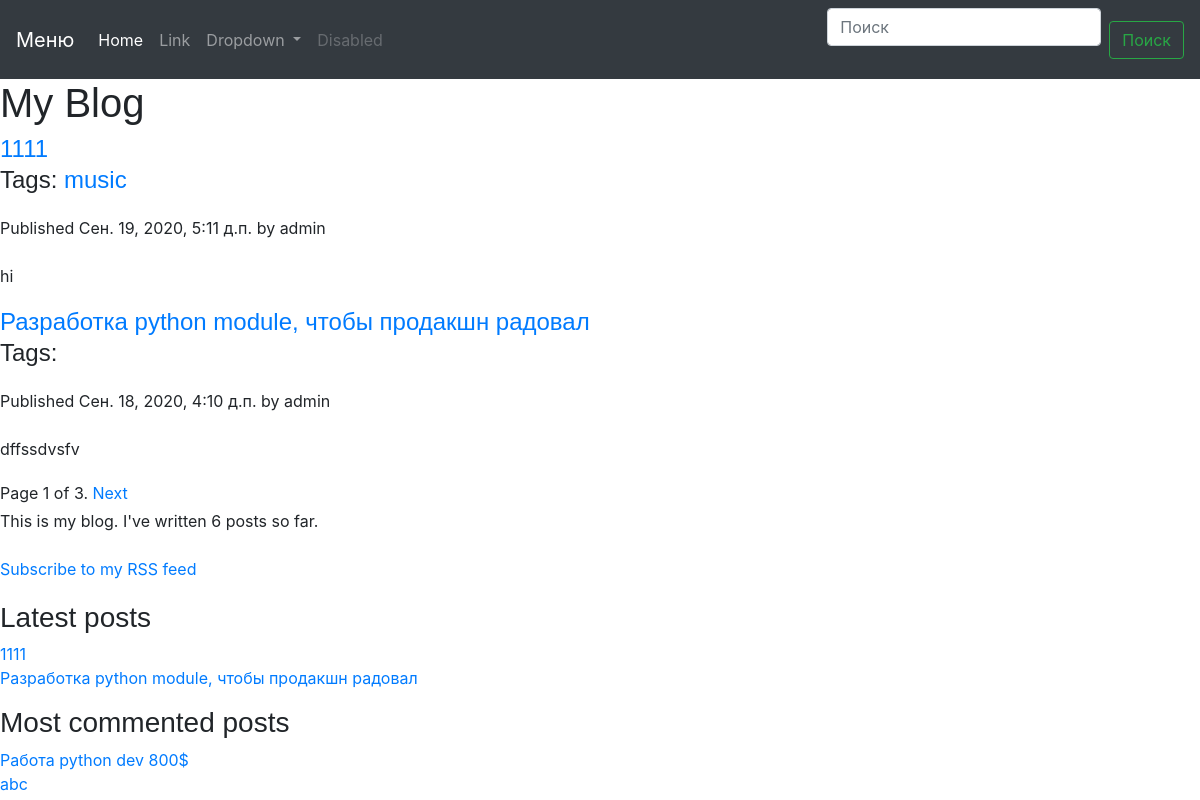
/blog/, run on an earlier commit of the app's database.
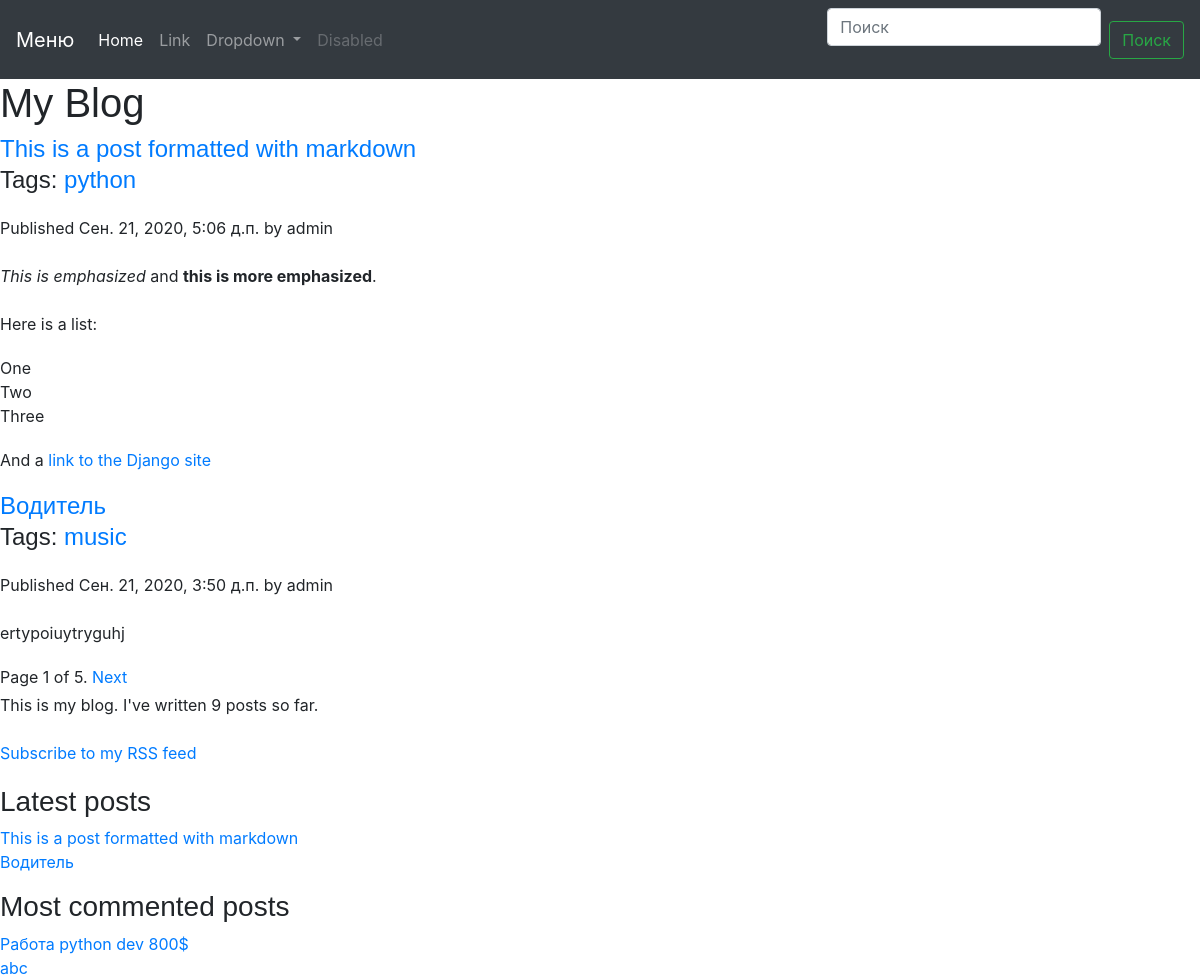
And on a later commit of the database.
### blog/models.py (models this page shows, shortened)
class Post(models.Model):
    STATUS_CHOICES = (
        ('draft', 'Draft'),
        ('published', 'Published'),
        )
    title = models.CharField(max_length=250)
    slug = models.SlugField(max_length=250,unique_for_date='publish')
    author = models.ForeignKey(User,on_delete=models.CASCADE,
    related_name='blog_posts')
    body = models.TextField()
    publish = models.DateTimeField(default=timezone.now)
    created = models.DateTimeField(auto_now_add=True)
    updated = models.DateTimeField(auto_now=True)
    status = models.CharField(max_length=10,choices=STATUS_CHOICES,default='draft')
    objects = models.Manager() # Менеджер по умолчанию.
    published = PublishedManager() # Наш новый менеджер.
    tags = TaggableManager()
    def get_absolute_url(self):
        return reverse('blog:post_detail', args=[self.publish.year, self.publish.month, self.publish.day, self.slug])
    class Meta:
        ordering = ('-publish',)

### blog/views.py (the view)
# urls.py: path('', views.post_list, name='post_list'),
def post_list(request, tag_slug=None):
    object_list = Post.published.all()
    tag = None
    if tag_slug:
        tag = get_object_or_404(Tag, slug=tag_slug)
        object_list = object_list.filter(tags__in=[tag])
    paginator = Paginator(object_list, 2) # По 2 статьи на каждой странице.
    page = request.GET.get('page')
    try:
        posts = paginator.page(page)
    except PageNotAnInteger:
        posts = paginator.page(1)
    except EmptyPage:
        posts = paginator.page(paginator.num_pages)
    return render(request,'blog/post/list.html', {'page': page, 'posts': posts, 'tag': tag})

### blog/models.py (called while the page is built)
    def get_queryset(self):
        return super().get_queryset().filter(status='published')

### blog/templatetags/blog_tags.py (called while the page is built)
@register.simple_tag
def get_most_commented_posts(count=2):
    return Post.published.annotate(total_comments=Count('comments')) .order_by('-total_comments')[:count]

@register.simple_tag
def total_posts():
    return Post.published.count()

@register.inclusion_tag('blog/post/latest_posts.html')
def show_latest_posts(count=5):
    latest_posts = Post.published.order_by('-publish')[:count]
    return {'latest_posts': latest_posts}

@register.filter(name='markdown')
def markdown_format(text):
    return mark_safe(markdown.markdown(text))

### blog/templates/blog/post/list.html (shortened to what this page needs)
{% extends "blog/base.html" %}
{% load blog_tags %}
{% block content %}
<head>
    <link rel="stylesheet" href="https://stackpath.bootstrapcdn.com/bootstrap/4.5.2/css/bootstrap.min.css">
</head>
<body>
    <nav class="navbar navbar-expand-lg navbar-dark bg-dark">
        <a class="navbar-brand" href="#">Меню</a>
        <div class="collapse navbar-collapse" id="navbarSupportedContent">
          <ul class="navbar-nav mr-auto">
            <li class="nav-item active">
              <a class="nav-link" href="#">Home <span class="sr-only">(current)</span></a>
            </li>
            <li class="nav-item">
              <a class="nav-link" href="#">Link</a>
            </li>
            <li class="nav-item dropdown">
              <a class="nav-link dropdown-toggle" href="#" id="navbarDropdown" role="button" data-toggle="dropdown" aria-haspopup="true" aria-expanded="false">
                Dropdown
              </a>
            </li>
            <li class="nav-item">
              <a class="nav-link disabled" href="#" tabindex="-1" aria-disabled="true">Disabled</a>
            </li>
          </ul>
          <form class="form-inline my-2 my-lg-0">
            <input class="form-control mr-sm-2" type="search" placeholder="Поиск" aria-label="Search">
            <button class="btn btn-outline-success my-2 my-sm-0" type="submit">Поиск</button>
          </form>
        </div>
    </nav>
</body>
    <h1>My Blog</h1>
    {% for post in posts %}
        <h4>
            <a href="{{ post.get_absolute_url }}">{{ post.title }}</a>
            <p class="tags"> Tags:
                {% for tag in post.tags.all %}
                    <a href="{% url 'blog:post_list_by_tag' tag.slug %}">
                    {{ tag.name }}
                    </a>
                {% endfor %}
            </p>
        </h4>
        <p class="date">Published {{ post.publish }} by {{ post.author }}</p>
        {{ post.body|markdown|truncatewords_html:30 }}
    {% endfor %}
    {% include 'blog/pagination.html' with page=posts %}
{% endblock %}

### blog/templates/blog/base.html (shortened to what this page needs)
{% load blog_tags %}
{% load static %}
<!DOCTYPE html>
<html>
<head>
    <link href="{% static 'css/blog.css' %}" rel="stylesheet">
</head>
<body>
    <div id="content">
        {% block content %}{% endblock %}
    </div>
    <div id="sidebar">
    <p>This is my blog. I've written {% total_posts %} posts so far.</p>
    <p><a href="{% url "blog:post_feed" %}">Subscribe to my RSS feed</a></p>
    <h3>Latest posts</h3>
    {% show_latest_posts 2 %}
    <h3>Most commented posts</h3>
    {% get_most_commented_posts as most_commented_posts %}
    <ul>
        {% for post in most_commented_posts %}
            <li><a href="{{ post.get_absolute_url }}">{{ post.title }}</a></li>
        {% endfor %}
    </ul>
    </div>
</body>
</html>

### blog/templates/blog/pagination.html (shortened to what this page needs)
<div class="pagination">
    <span class="step-links">
        <span class="current">
            Page {{ page.number }} of {{ page.paginator.num_pages }}.
        </span>
        {% if page.has_next %}
            <a href="?page={{ page.next_page_number }}">Next</a>
        {% endif %}
    </span>
</div>

### blog/templates/blog/post/latest_posts.html
<ul>
    {% for post in latest_posts %}
        <li><a href="{{ post.get_absolute_url }}">{{ post.title }}</a></li>
    {% endfor %}
</ul>

### blog/static/css/blog.css (style rules this page uses)
body { font-size: 14px; font-weight: 300; line-height: 24px; height: 100%; font-family: 'Poppins', sans-serif; color: #232323; }
html, body { height: 100% }
h1, h2, h3, h4, h5, h6 { font-family: 'Montserrat', sans-serif; }
a { text-decoration: none; -webkit-transition: all 0.4s; -webkit-transition: all 0.2s; transition: all 0.2s; color: #000; }
p { line-height: 32px; }
ul, li { margin: 0; padding: 0; list-style: none; }
.navbar { margin: 0; }
.form-control { display: block; border: 0px; width: 100%; height: 45px; padding: 5px 10px; font-size: 16px; line-height: 1.42857143; color: #333; background-color: #F7F7F7; background-image: none; border-radius: 0px; box-shadow: none; margin-bottom: 25px; }
.pagination { margin: 0; }

What changed in the data, as far as the page shows it:
no longer on this page (row unchanged): Post: title "1111", publish "Сен. 19, 2020, 5:11 д.п.", author "admin", body "hi", Tag (name "music")
no longer on this page (row unchanged): Post: title "Разработка python module, чтобы продакшн радовал", publish "Сен. 18, 2020, 4:10 д.п.", author "admin", body "dffssdvsfv"
added Post: title "This is a post formatted with markdown", publish "Сен. 21, 2020, 5:06 д.п.", author "admin", body "This is emphasized and this is more emphasized . Here is a list: One Two Three And a link to the Django site"
now on this page (row unchanged): Tag: name "python", shown under "This is a post formatted with markdown"
added Post: title "Водитель", publish "Сен. 21, 2020, 3:50 д.п.", author "admin", body "ertypoiuytryguhj", Tag (name "music")
Also different on the page:
{{ page.paginator.num_pages }}: "3" → "5"
text no longer shown: "6"
text now shown: "9"
